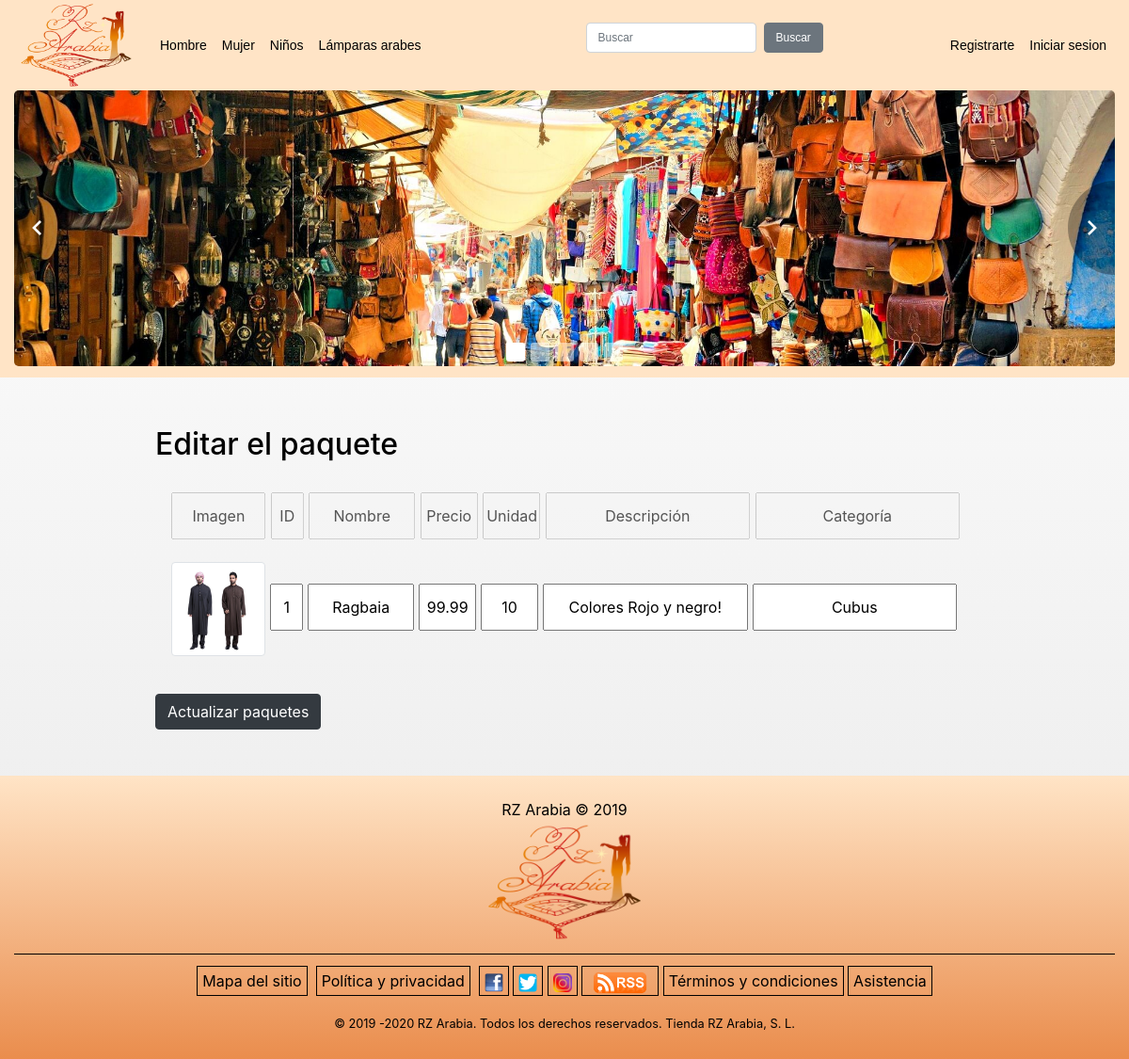
The app's page /editar_paquetes.php?ident=1 with its own data.
### tables this page shows
CREATE TABLE `producto` (
  `Producto_ID` int(11) NOT NULL,
  `Nombre` varchar(50) NOT NULL,
  `Precio` decimal(11,2) NOT NULL,
  `Unidades` int(11) NOT NULL,
  `Descripcion` varchar(200) NOT NULL,
  `Imagen` varchar(200) NOT NULL,
  `Categoria` varchar(100) NOT NULL
);

### phpcont/editar_paquetes_cont.php (the view, shortened to what this page needs)
<?php
require_once "php/conectar_db.php";
if(isset($_GET['ident'])){
	$id = $_GET['ident'];
};
$sqlp = "SELECT * FROM producto WHERE Producto_ID = $id ";
$resultadop = $conn->query($sqlp);
?>
<div class="container">
	  <br><h2>Editar el paquete</h2><br>
	  <form name="" method="post" action="php/modificar_paquetes.php">
	    <fieldset>
	    	<div class="form-group">
			  	<input type="text" id="imagenpppp" value="Imagen" disabled>
			  	<input type="text" name="idpp" id="idpp" value="ID" disabled>
			  	<input type="text" name="nombrepp" id="nombrepp" value="Nombre" disabled>
			  	<input type="text" name="preciopp" id="preciopp" value="Precio" disabled>
			  	<input type="text" name="unidadespp" id="unidadespp" value="Unidades" disabled>
			  	<input type="text" name="descripcionpp" id="descripcionpp" value="Descripción" disabled>
			  	<input type="text" name="categoriapp" id="categoriapp" value="Categoría" disabled><br><br>
	    	<?php
			if ($resultadop->num_rows > 0) {
				while($row = $resultadop->fetch_assoc()){
				echo '<img id="imagenpp" class="img-thumbnail" src="imagencont/'.$row['Imagen'].'">';
			  	echo '<input type="text" name="idp" id="idp" value="'.$row['Producto_ID'].'">';
			  	echo '<input type="text" name="nombrep" id="nombrep" value="'.$row['Nombre'].'">';
			  	echo '<input type="text" name="preciop" id="preciop" value="'.$row['Precio'].'">';
			  	echo '<input type="text" name="unidadesp" id="unidadesp" value="'.$row['Unidades'].'">';
			  	echo '<input type="text" name="descripcionp" id="descripcionp" value="'.$row['Descripcion'].'">';
			  	echo '<input type="text" name="categoriap" id="categoriap" value="'.$row['Categoria'].'">';
			  	}
			}
			?>
		</fieldset>
		<fieldset>
	  			<br><button type="submit" class="btn btn-dark">Actualizar paquetes</button>
	    </fieldset><br>

### css/diseno.css (style rules this page uses)
body { background-image: linear-gradient( white , #eaeaea ); }
body { background-color: #fff; color: #000; padding: 0; margin: 0; }
.container { width: 900px; margin: auto; padding-top: 1em; }
#imagenpppp { text-align: center; width: 100px; height: 50px; margin-left: 2%; }
#idpp { text-align: center; width: 4%; margin-left: 1px; height: 50px; }
#nombrepp { text-align: center; width: 13%; margin-left: 1px; height: 50px; }
#preciopp { text-align: center; width: 7%; margin-left: 1px; height: 50px; }
#unidadespp { text-align: center; width: 7%; margin-left: 1px; height: 50px; }
#descripcionpp { text-align: center; width: 25%; margin-left: 1px; height: 50px; }
#categoriapp { text-align: center; width: 25%; margin-left: 1px; height: 50px; margin-bottom: -3.03%; }
#imagenpp { width: 100px; height: 100px; margin-left: 2%; }
#idp { text-align: center; width: 4%; margin-left: 5px; height: 50px; }
#nombrep { text-align: center; width: 13%; margin-left: 5px; height: 50px; }
#preciop { text-align: center; width: 7%; margin-left: 5px; height: 50px; }
#unidadesp { text-align: center; width: 7%; margin-left: 5px; height: 50px; }
#descripcionp { text-align: center; width: 25%; margin-left: 5px; height: 50px; }
#categoriap { text-align: center; width: 25%; margin-left: 5px; height: 50px; margin-bottom: -3.03%; }

### records on screen
producto: Imagen (picture), idp "1", nombrep "Ragbaia", preciop "99.99", unidadesp "10", descripcionp "Colores Rojo y negro!", categoriap "Cubus"
